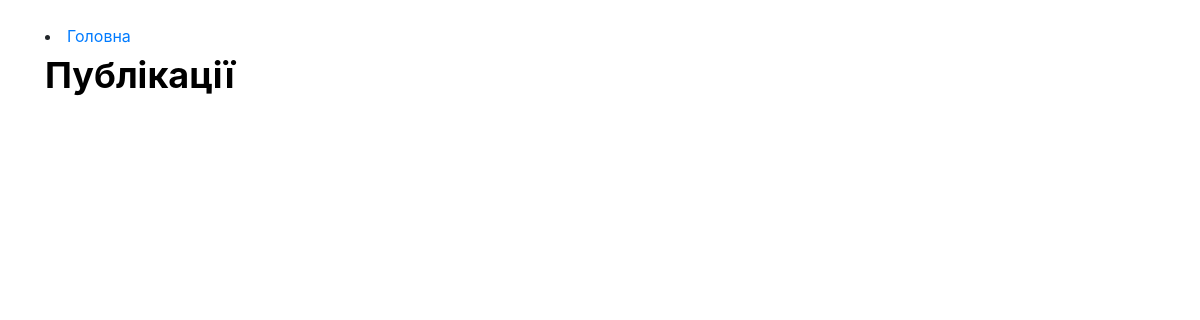
/articles/, run on an earlier commit of the app's database.
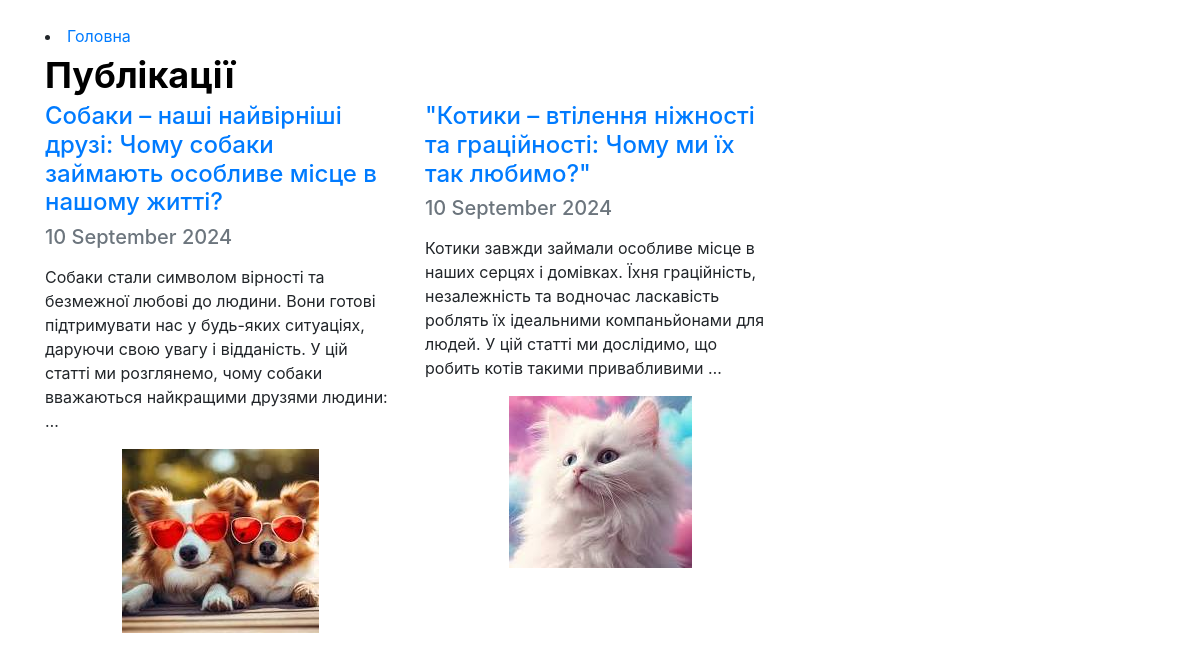
And on a later commit of the database.
### app_blog/models.py (models this page shows, shortened)
class Article(models.Model):
    title = models.CharField('Заголовок', max_length=250, help_text='Максимум 250 символів')
    description = models.TextField(blank=True, verbose_name='Опис')
    pub_date = models.DateTimeField('Дата публікації', default=timezone.now)
    slug = models.SlugField('Слаг', unique_for_date='pub_date')
    main_page = models.BooleanField('Головна', default=False, help_text='Показувати на головній сторінці')
    category = models.ForeignKey(Category, related_name='articles', blank=True, null=True, verbose_name='Категорія', on_delete=models.CASCADE)
    objects = models.Manager()
    class Meta:
        ordering = ['-pub_date']
        verbose_name = 'Стаття'
        verbose_name_plural = 'Статті'
    def get_absolute_url(self):
        try:
            url = reverse('news-detail', kwargs={
                'year': self.pub_date.strftime("%Y"),
                'month': self.pub_date.strftime("%m"),
                'day': self.pub_date.strftime("%d"),
                'slug': self.slug,
            })
        except:
            url = "/"
        return url

class ArticleImage(models.Model):
    article = models.ForeignKey(Article, verbose_name='Стаття', related_name='images', on_delete=models.CASCADE)
    image = models.ImageField('Фото', upload_to='photos')
    title = models.CharField('Заголовок', max_length=250, help_text='Максимум 250 символів', blank=True)
    class Meta:
        verbose_name = 'Фото для статті'
        verbose_name_plural = 'Фото для статті'

### app_blog/views.py (the view)
# urls.py: path('articles/', ArticleList.as_view(), name='articleslist'),
class ArticleList(ListView):
    model = Article
    template_name = 'articles_list.html'
    context_object_name = 'items'
    def get_context_data(self, *args, **kwargs):
        context = super(ArticleList, self).get_context_data(*args, **kwargs)
        try:
            context['category'] = Category.objects.get(slug=self.kwargs.get('slug'))
        except Category.DoesNotExist:
            context['category'] = None
        return context
    def get_queryset(self, *args, **kwargs):
        return Article.objects.all()

### app_blog/templates/articles_list.html (shortened to what this page needs)
<!DOCTYPE html>
<html lang="en">
<head>
    <link href="https://maxcdn.bootstrapcdn.com/bootstrap/4.5.2/css/bootstrap.min.css" rel="stylesheet">
</head>
<body>
    <div class="container mt-4">
        <li><a href="/">Головна</a></li>
        <span class="heading">Публікації</span> <br/>
        <div class="row">
            {% for item in items %}
                <div class="col-md-4 articles-row mb-4">
                    <a href="{{ item.get_absolute_url }}">
                        <h4 class="text-primary">{{ item.title }}</h4>
                    </a>
                    <h5 class="text-muted">
                        {{ item.pub_date|date:"j E Y"|safe|linebreaks }}
                    </h5>
                    <p>
                        {{ item.description|safe|escape|striptags|truncatewords_html:32 }}
                    </p>
                    <div class="container-image text-center">
                        {% if item.images.all %}
                            <img class="img img-fluid" src="{{ item.images.all.0.image.url }}" alt="Image for {{ item.title }}" />
                        {% else %}
                            <p>No image available</p>
                        {% endif %}
                    </div>
                </div>
            {% endfor %}
        </div>
    </div>
</body>
</html>

What changed in the data, as far as the page shows it:
added Article: title "Собаки – наші найвірніші друзі: Чому собаки займають особливе місце в нашому житті?", pub_date "10 September 2024", description "Собаки стали символом вірності та безмежної любові до людини. Вони готові підтримувати нас у будь-яких ситуаціях, даруючи свою увагу і відданість. У цій статті ми розглянемо, чому собаки вважаються найкращими друзями людини: …", images.all.0.image (picture)
added Article: title "\"Котики – втілення ніжності та граційності: Чому ми їх так любимо?\"", pub_date "10 September 2024", description "Котики завжди займали особливе місце в наших серцях і домівках. Їхня граційність, незалежність та водночас ласкавість роблять їх ідеальними компаньйонами для людей. У цій статті ми дослідимо, що робить котів такими привабливими …", images.all.0.image (picture)
